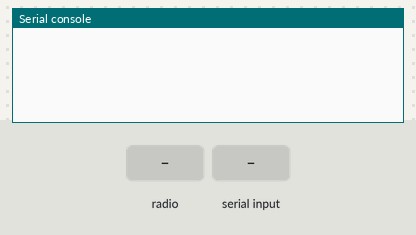
The program below on a simulated BBC micro:bit running MicroPython. Parts: the last lines printed to the serial console. The test bench sets the inputs (shaded band). No radio messages arrive unless stated (any console line starting 'radio sent:' is added by the test bench).

Above: at 1.2 s.
1.3 s: radio message "start" arrives
At 2.0 s:
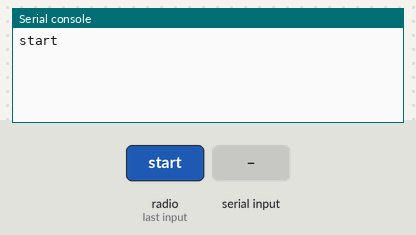
2.8 s: "1" typed at the serial console
At 3.2 s:
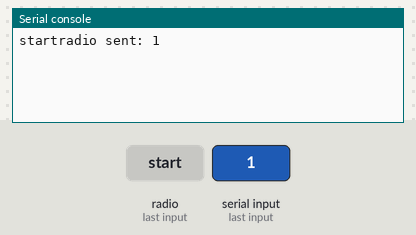

Measured:
- after the input at 1.3 s, the serial console: prints a new line at once (image 1)
- after the input at 2.8 s, the serial console: prints a new line at once (image 2)

The program:

dice_serial_to_radio.py
```python
# Write your code here :-)
from microbit import *
#import neopixel
#import math
import time
import radio

uart.init(baudrate = 115200)
radio.on()

def handle_message(message):
    if "1" in message:
        return 1
    elif "2" in message:
        return 2
    elif "3" in message:
        return 3
    elif "4" in message:
        return 4
    elif "5" in message:
        return 5
    elif "6" in message:
        return 6
    else:
        return 0

waiting = False
got_answer = False

while True:
    incoming = radio.receive()
    if incoming == 'start':
        uart.write(b'start')
        waiting = True
    if waiting:
        message_bytes = uart.read()
        answer = handle_message(str(message_bytes))
        if answer > 0:
            waiting = False
            got_answer = True

        else:
            pass

    if got_answer:
        #show_result(3)
        radio.send(str(answer))
        got_answer = False
        pass
```
